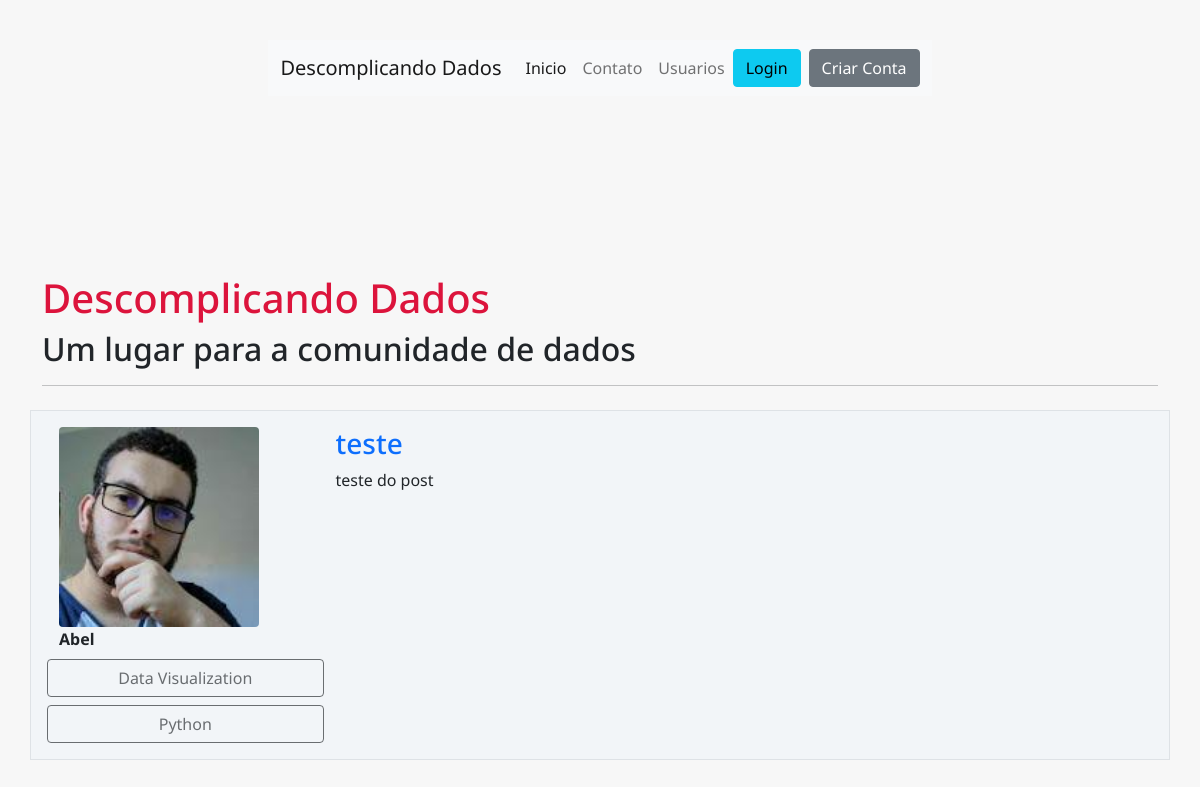
The page / on the database its author committed.
### blogDescomplicandoDados/models.py (models this page shows, shortened)
class Post(database.Model):
    id = database.Column(database.Integer, primary_key = True)
    titulo = database.Column(database.String, nullable= False)
    corpo = database.Column(database.Text, nullable= False)
    data_criacao = database.Column(database.DateTime, nullable= False, default = datetime.utcnow())
    id_usuario = database.Column(database.Integer,  database.ForeignKey('usuario.id'), nullable = False)

class Usuario(database.Model, UserMixin):
    id = database.Column(database.Integer, primary_key = True)
    username = database.Column(database.String, nullable= False)
    email = database.Column(database.String, nullable = False, unique=True)
    senha = database.Column(database.String, nullable = False)
    foto_perfil = database.Column(database.String, default='default.jpg', nullable=False)
    posts = database.relationship('Post', backref = 'autor', lazy=True)
    area_de_atuacao = database.Column(database.String, nullable=False, default='Não informado')

### blogDescomplicandoDados/rotas.py (the view)
@app.route('/')
def home():
    posts = Post.query.order_by(Post.id.desc())
    return render_template('home.html', posts=posts)

### blogDescomplicandoDados/templates/home.html
{% extends 'base.html' %}
{%block body %}
<div class="container mt-3">
    <h1 style="color: crimson">Descomplicando Dados</h1>
    <h2>Um lugar para a comunidade de dados</h2>
    <hr>
    {% for post in posts %}
    <div class="row border mt-4 p-3 meuposte">
        <div class="col col-3">
            <div class="image pe-2"> <img src="{{ url_for('static', filename='fotos_perfil/{}'.format(post.autor.foto_perfil)) }}" class="rounded" width="200"> </div>
            <strong>{{ post.autor.username }}</strong>
            <div class="row justify-content-center">
                    {% for stack in post.autor.area_de_atuacao.split(';') %}
                        <button type="button" class="btn btn-outline-dark mt-2" disabled>{{ stack }}</button>
                    {% endfor %}
            </div>
        </div>
        <div class="col col-9">
            <a style="text-decoration: none" href="{{ url_for('exibir_post', post_id=post.id) }}"><h3>{{ post.titulo }}</h3></a>
            <p>{{ post.corpo }}</p>
        </div>
    </div>
    {% endfor %}
</div>
{% endblock %}

### blogDescomplicandoDados/static/main.css (style rules this page uses)
* { margin: 0; padding: 0; box-sizing: border-box; font-family: 'Noto Sans', sans-serif }
html, body { height: 100% }
body { display: grid; place-items: center; background: #f7f7f7 }
.meuposte { background: #f2f5f8 !important }

### rows shown on the page
Post: foto_perfil (picture), autor.username "Abel", stack "Data Visualization" "Python", titulo "teste", corpo "teste do post"
